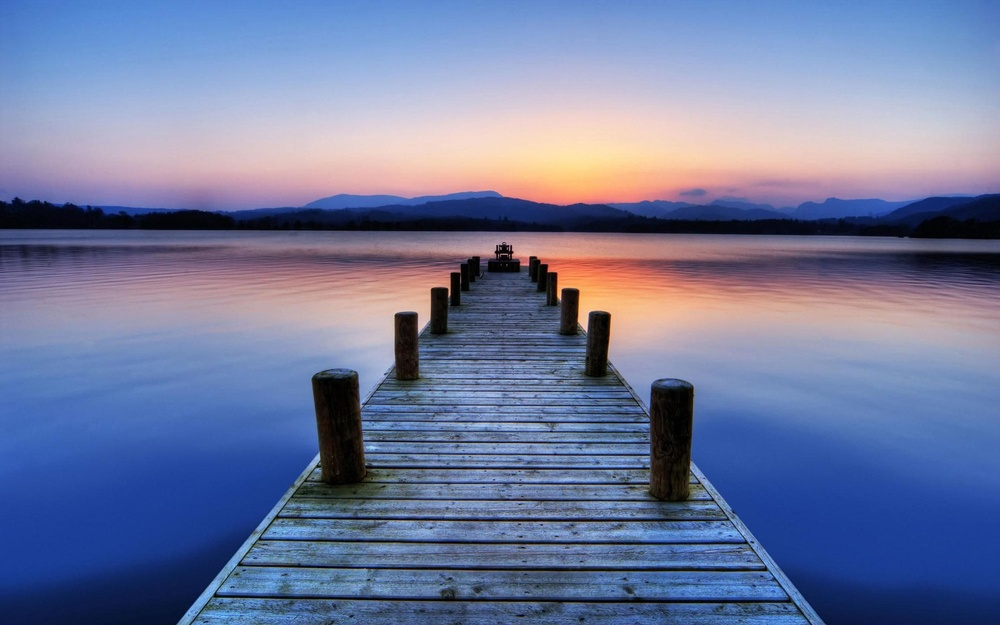
//> input picture data/1.jpg, 1000 x 625 px, shrunk from 1920 x 1200 before the run
$ ./erosion ../data/1.jpg   (built with g++ and OpenCV 4)
//> lines starting //> are read from the running program, lines starting //| are printed output that depends on the picture
#include "opencv2/imgproc.hpp"
#include "opencv2/highgui.hpp"
#include <iostream>
using namespace cv;
using namespace std;
Mat src, erosion_dst, dilation_dst;
int erosion_elem = 0;
int erosion_size = 0;
int dilation_elem = 0;
int dilation_size = 0;
int const max_elem = 2;
int const max_kernel_size = 21;
void Erosion( int, void* );
void Dilation( int, void* );
int main( int argc, char** argv )
{
  CommandLineParser parser( argc, argv, "{@input | LinuxLogo.jpg | input image}" );
  src = imread( samples::findFile( parser.get<String>( "@input" ) ), IMREAD_COLOR );
//> src is the input picture: 625 rows x 1000 cols, CV_8UC3; mean B, G, R 158, 121.3, 111.5
  if( src.empty() )
  {
    cout << "Could not open or find the image!\n" << endl;
    cout << "Usage: " << argv[0] << " <Input image>" << endl;
    return -1;
  }
  namedWindow( "Erosion Demo", WINDOW_AUTOSIZE );
  namedWindow( "Dilation Demo", WINDOW_AUTOSIZE );
  moveWindow( "Dilation Demo", src.cols, 0 );
  createTrackbar( "Element:\n 0: Rect \n 1: Cross \n 2: Ellipse", "Erosion Demo",
          &erosion_elem, max_elem,
          Erosion );
//> slider 'Element:\n 0: Rect \n 1: Cross \n' is set to 1
  createTrackbar( "Kernel size:\n 2n +1", "Erosion Demo",
          &erosion_size, max_kernel_size,
          Erosion );
//> slider 'Kernel size:\n 2n +1' is set to 7
  createTrackbar( "Element:\n 0: Rect \n 1: Cross \n 2: Ellipse", "Dilation Demo",
          &dilation_elem, max_elem,
          Dilation );
//> slider 'Element:\n 0: Rect \n 1: Cross \n' is set to 1
  createTrackbar( "Kernel size:\n 2n +1", "Dilation Demo",
          &dilation_size, max_kernel_size,
          Dilation );
//> slider 'Kernel size:\n 2n +1' is set to 7
  Erosion( 0, 0 );
  Dilation( 0, 0 );
  waitKey(0);
  return 0;
}
void Erosion( int, void* )
{
  int erosion_type = 0;
  if( erosion_elem == 0 ){ erosion_type = MORPH_RECT; }
  else if( erosion_elem == 1 ){ erosion_type = MORPH_CROSS; }
  else if( erosion_elem == 2) { erosion_type = MORPH_ELLIPSE; }
  Mat element = getStructuringElement( erosion_type,
                       Size( 2*erosion_size + 1, 2*erosion_size+1 ),
                       Point( erosion_size, erosion_size ) );
  erode( src, erosion_dst, element );
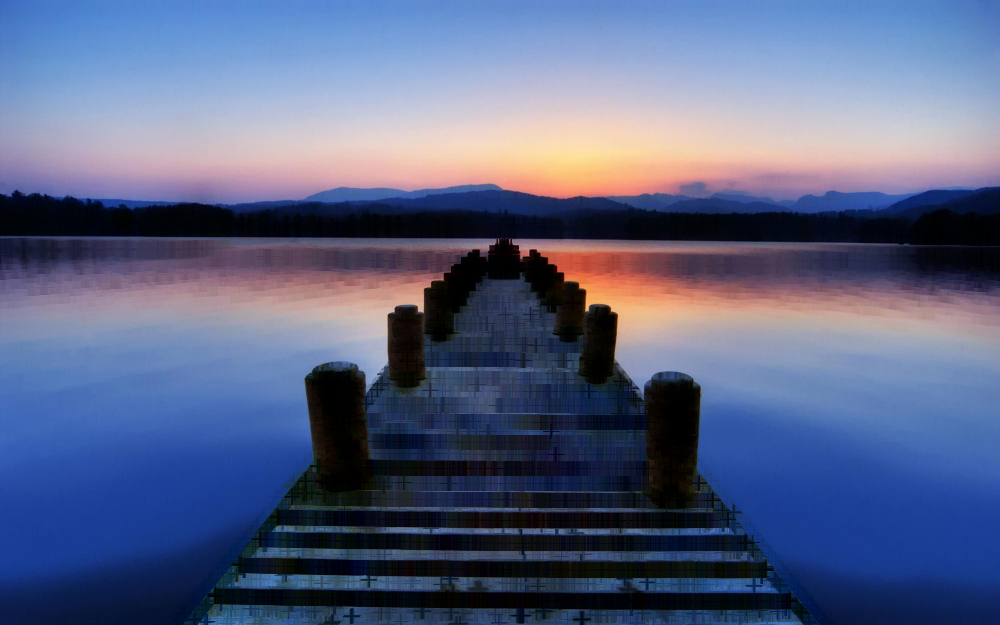
//> erosion_dst: 625 rows x 1000 cols, CV_8UC3; mean B, G, R 133.2, 99.3, 89.5
  imshow( "Erosion Demo", erosion_dst );
}
void Dilation( int, void* )
{
  int dilation_type = 0;
  if( dilation_elem == 0 ){ dilation_type = MORPH_RECT; }
  else if( dilation_elem == 1 ){ dilation_type = MORPH_CROSS; }
  else if( dilation_elem == 2) { dilation_type = MORPH_ELLIPSE; }
  Mat element = getStructuringElement( dilation_type,
                       Size( 2*dilation_size + 1, 2*dilation_size+1 ),
                       Point( dilation_size, dilation_size ) );
  dilate( src, dilation_dst, element );
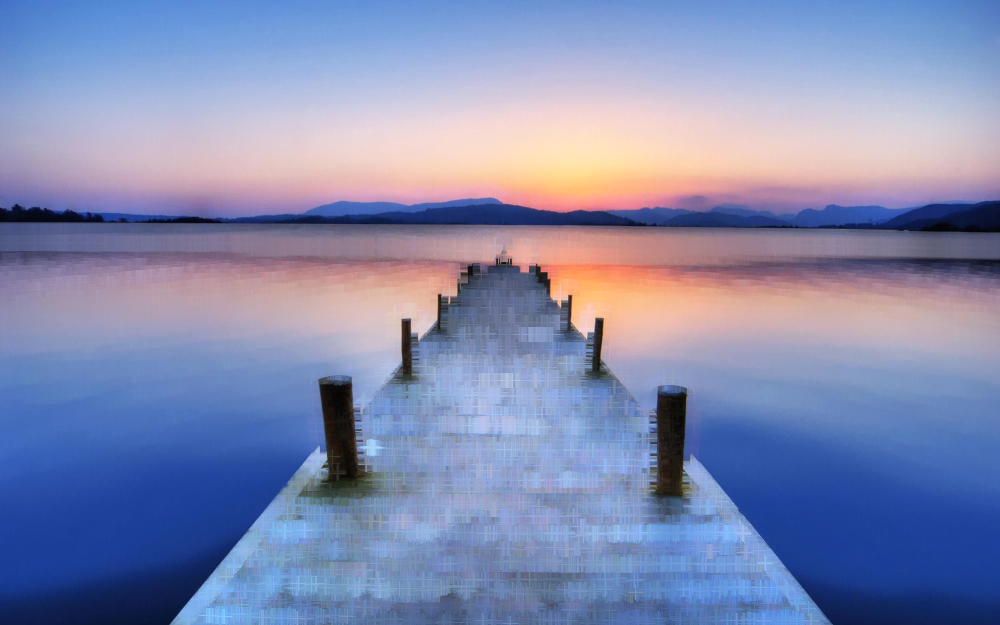
//> dilation_dst: 625 rows x 1000 cols, CV_8UC3; mean B, G, R 177.4, 138.9, 130.3
  imshow( "Dilation Demo", dilation_dst );
}

$ run again, on data/4.jpg
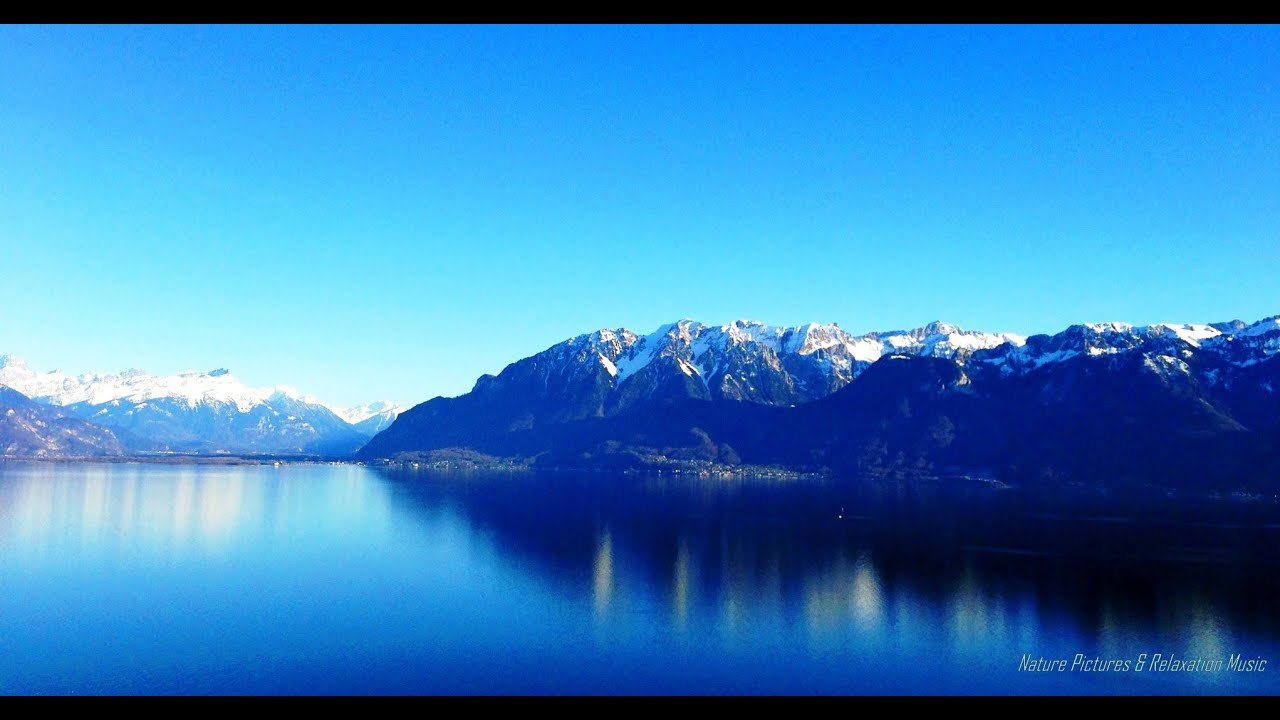
//> input picture data/4.jpg, 1280 x 720 px
//> src is the input picture: 720 rows x 1280 cols, CV_8UC3; mean B, G, R 190.4, 130.6, 54.7
//> in Erosion, `erode( src, erosion_dst, element );`:
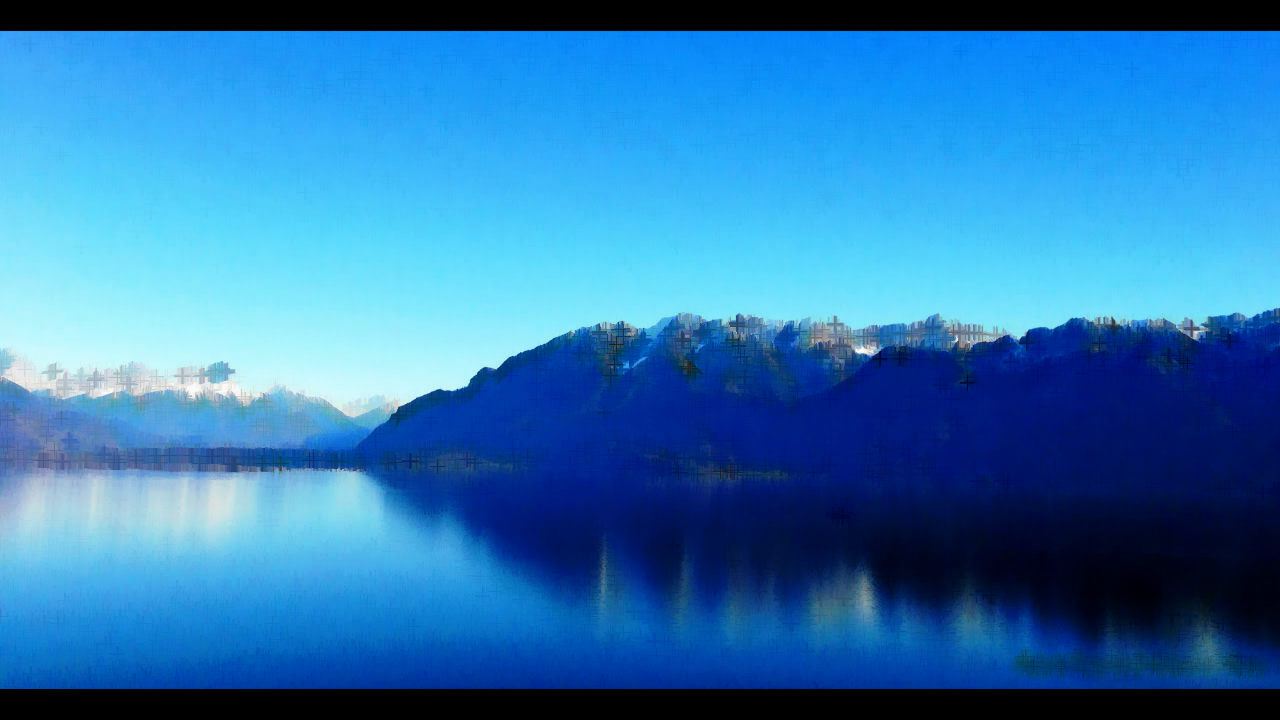
//> erosion_dst: 720 rows x 1280 cols, CV_8UC3; mean B, G, R 177.9, 119.6, 45.2
//> in Dilation, `dilate( src, dilation_dst, element );`:
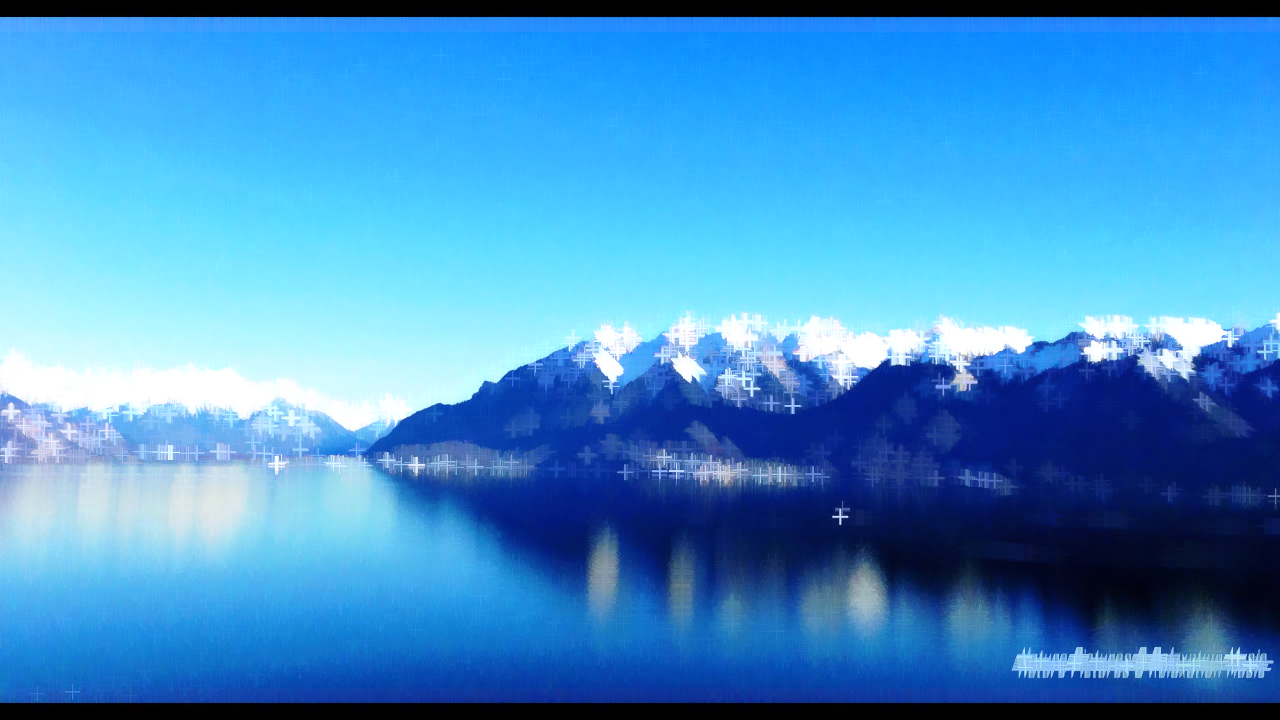
//> dilation_dst: 720 rows x 1280 cols, CV_8UC3; mean B, G, R 202.7, 143.2, 67.4
